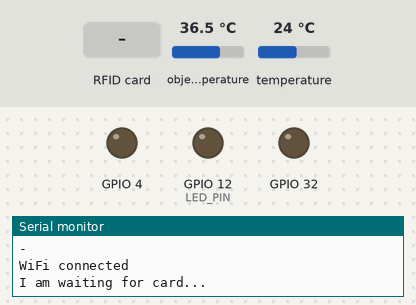
This sketch was run on a simulated ESP32. Shown: output pins drawn as LEDs (lit = HIGH), the last lines printed to the serial monitor. Inputs (shaded band) come from the test bench; at power-on: object temperature 36.5 °C, temperature 24 °C. WiFi joins after 1.5 s; servers stay silent unless stated.

Above: at 3.0 s.
3.1 s: RFID card 80 FE 29 BE held to the reader
At 4.9 s:
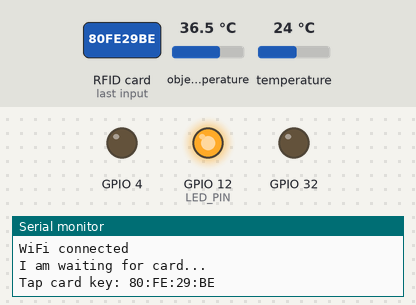
6.1 s: RFID card 5E 7A 19 C4 held to the reader
At 7.18 s:
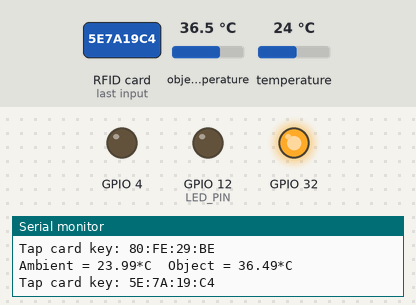
At 8.2 s:
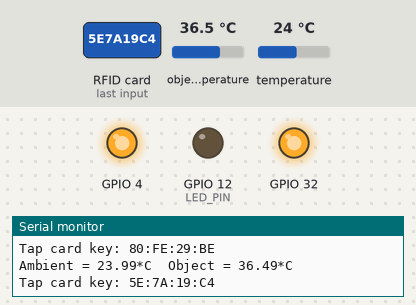
Timing chart, 0 to 13.7 s (numbered marks = the images above; inputs shaded):
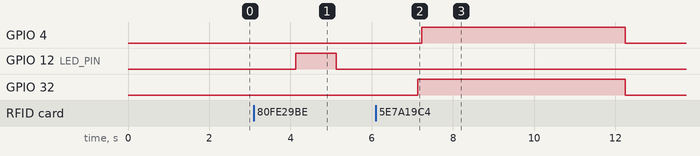

Measured:
- after the input at 3.1 s, GPIO 12 (LED_PIN): LOW → HIGH after 1.0 s, → LOW 1.0 s later
- after the input at 6.1 s, GPIO 4: LOW → HIGH after 1.1 s, → LOW 5.0 s later; GPIO 32: LOW → HIGH after 1.0 s, → LOW 5.1 s later

The sketch:

ArduinoIDE.ino
```cpp
#include <Wire.h>
#include "SPI.h"
#include "MFRC522.h"
#include <Adafruit_MLX90614.h>
#include <BlynkSimpleEsp32.h>

#define BLYNK_PRINT Serial
#define SS_PIN 5
#define RST_PIN 17
#define LED_PIN 12
#define LED_PIN 32
#define buzzer 4
BlynkTimer timer;
WidgetLCD lcd(V1);

Adafruit_MLX90614 mlx = Adafruit_MLX90614();
MFRC522 rfid(SS_PIN, RST_PIN);

MFRC522::MIFARE_Key key;

char auth[] = "-"; //Auth code sent via Email
const char *ssid = "-"; //ur ssid
const char *pass = "-"; //ur pass

void setup() {
  // put your setup code here, to run once:
  Serial.begin(115200);
  mlx.begin();
  SPI.begin();
  Blynk.begin(auth, ssid, pass);

  rfid.PCD_Init();
  pinMode(12, OUTPUT);
  pinMode(32, OUTPUT);
  pinMode(4, OUTPUT);

  Serial.println("Connecting to ");
  Serial.println(ssid);
  WiFi.begin(ssid, pass);
  while (WiFi.status() != WL_CONNECTED)
  {
    delay(500);
    Serial.print(".");
  }
  Serial.println("");
  Serial.println("WiFi connected");
  Serial.println("I am waiting for card...");
}

void loop() {
  // put your main code here, to run repeatedly:
  Blynk.run();
  timer.run();

  if (!rfid.PICC_IsNewCardPresent() || !rfid.PICC_ReadCardSerial())
    return;

  // Serial.print(F("PICC type: "));
  MFRC522::PICC_Type piccType = rfid.PICC_GetType(rfid.uid.sak);
  // Serial.println(rfid.PICC_GetTypeName(piccType));

  // Check is the PICC of Classic MIFARE type
  if (piccType != MFRC522::PICC_TYPE_MIFARE_MINI &&
      piccType != MFRC522::PICC_TYPE_MIFARE_1K &&
      piccType != MFRC522::PICC_TYPE_MIFARE_4K) {
    Serial.println(F("Your tag is not of type MIFARE Classic."));
    return;
  }
  String strID = "";
  for (byte i = 0; i < 4; i++) {
    strID +=
      (rfid.uid.uidByte[i] < 0x10 ? "0" : "") +
      String(rfid.uid.uidByte[i], HEX) +
      (i != 3 ? ":" : "");
  }

  strID.toUpperCase();
  Serial.print("Tap card key: ");
  Serial.println(strID);
  delay(1000);

  if (strID.indexOf("80:FE:29:BE") >= 0){
    lcd.clear();
    lcd.print(0,0, "Fadhil");
    Blynk.virtualWrite(V2, mlx.readObjectTempC());
    digitalWrite(12, HIGH);
    delay (1000);
    digitalWrite(12, LOW);
  }
  else if (strID.indexOf("1B:F7:D3:19") >= 0){
    lcd.clear();
    lcd.print(0,0, "Adam");
    Blynk.virtualWrite(V2, mlx.readObjectTempC());
    digitalWrite(12, HIGH);
    delay (1000);
    digitalWrite(12, LOW);
  }
  else if (strID.indexOf("B5:AC:D8:46") >= 0) {
    lcd.clear();
    lcd.print(0,0, "Riezky");
    Blynk.virtualWrite(V2, mlx.readObjectTempC());
    digitalWrite(12, HIGH);
    delay (1000);
    digitalWrite(12, LOW);
  }
  else {
    lcd.clear();
    lcd.print(0,0, "Belum Terdaftar");
    lcd.print(0,1, "Dilarang Masuk");
    Blynk.virtualWrite(V2, mlx.readObjectTempC());
    digitalWrite(32, HIGH);
    delay (100);
    digitalWrite(4, HIGH);
    delay (5000);
    digitalWrite(32, LOW);
    digitalWrite(4, LOW);
    delay(1000);
    return;
  }
  Serial.print("Ambient = ");
  Serial.print(mlx.readAmbientTempC());
  Serial.print("*C\tObject = ");
  Serial.print(mlx.readObjectTempC());
  Serial.println("*C");
  delay(1000);

  if(mlx.readObjectTempC() >= 38)
  {
  lcd.print(0,1, "Dilarang Masuk");
  }
  else
  {
  lcd.print(0,1, "SEHAT");
}
}
```
